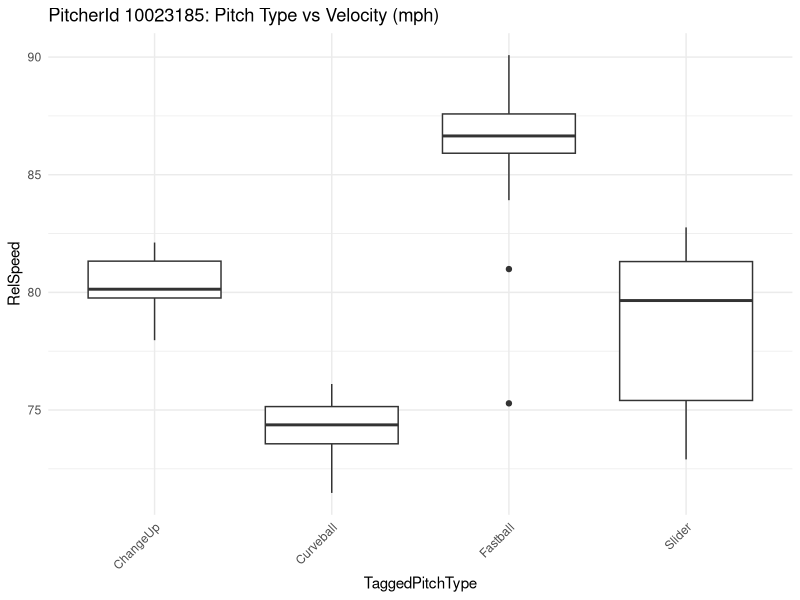
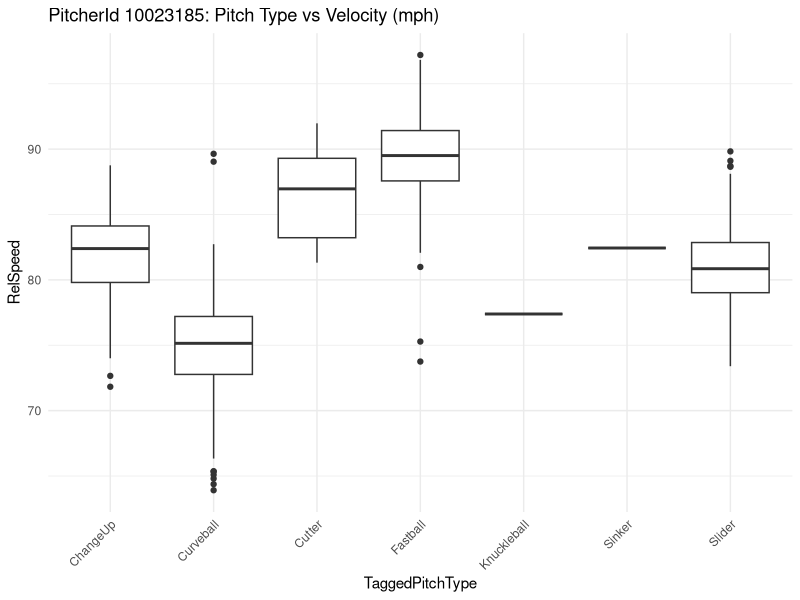
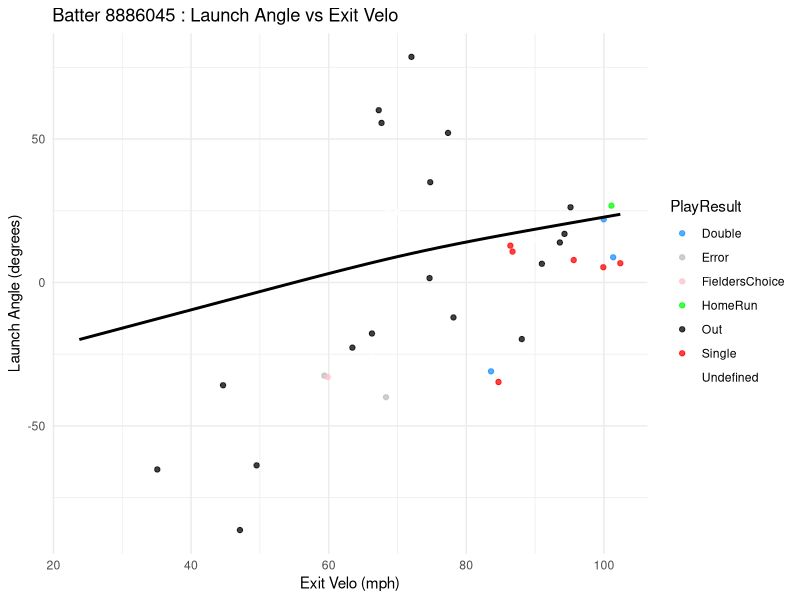
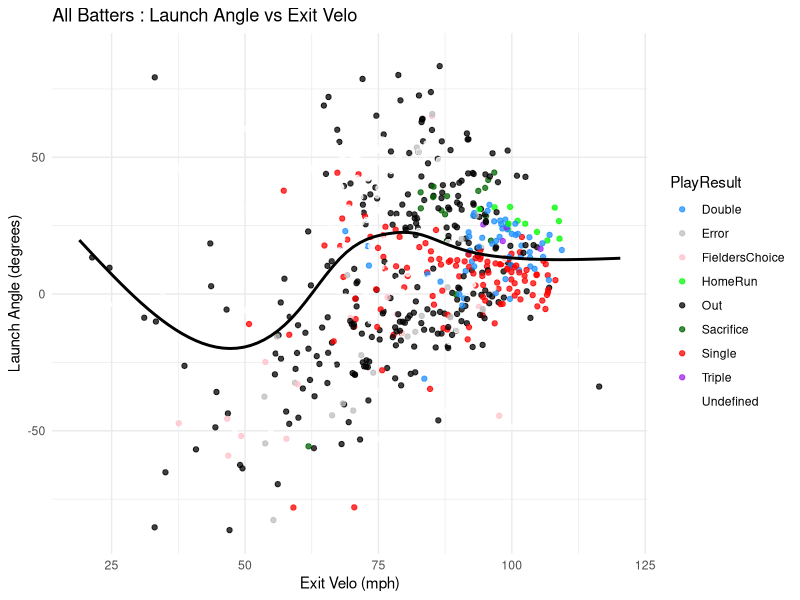
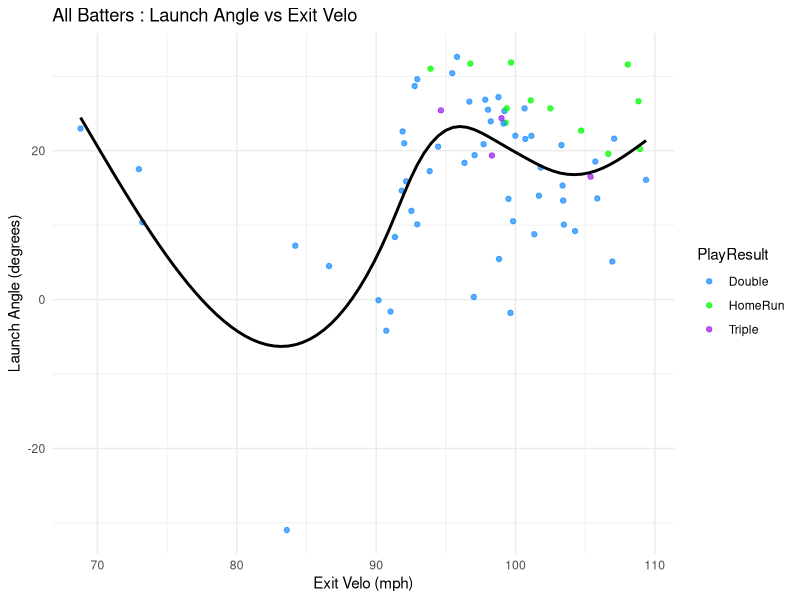
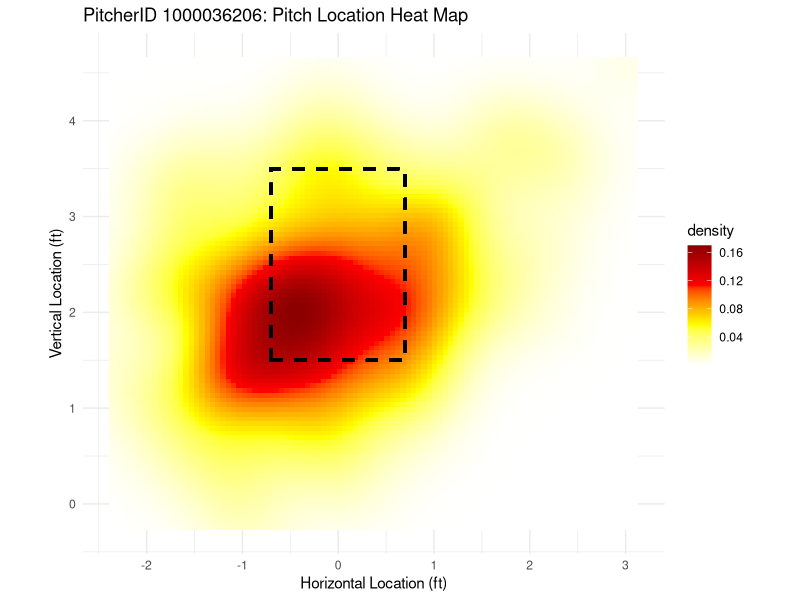
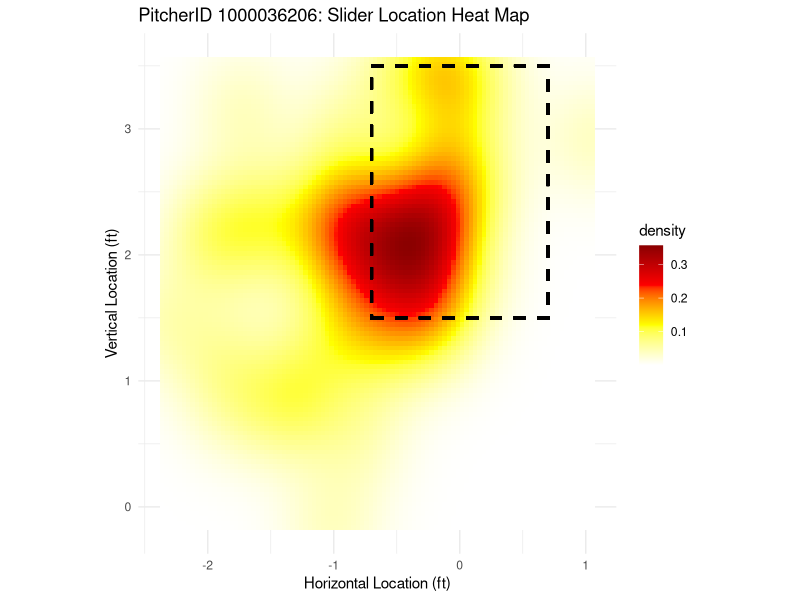
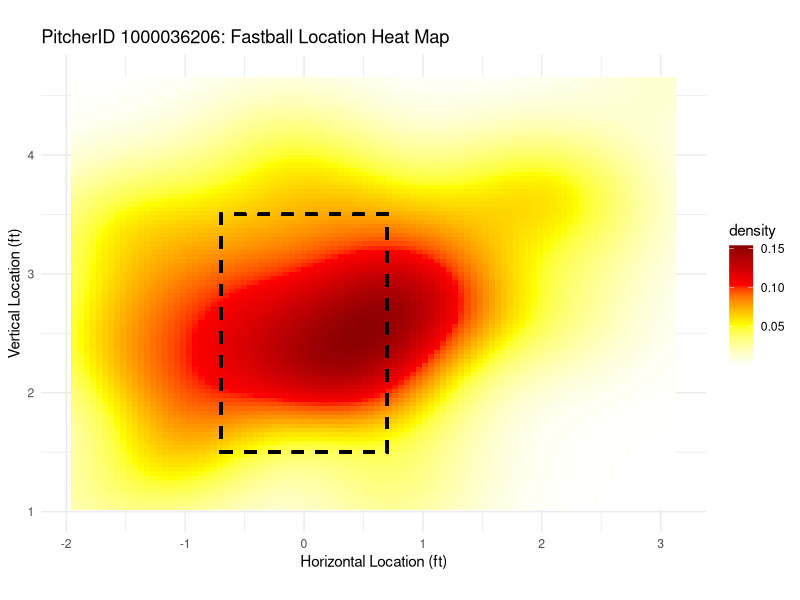

Source code (R) for these figures, in order:
## ---- chunk 1
# Load the libraries
library(ggplot2)
library(dplyr)
## ---- chunk 2
# Load the data
setwd("/Users/jrod/Education/FSU/SPM5708/Data")
data <- read.csv("Track_Combo.csv")
## ---- chunk 3
# Filter the data for PitcherId 10023185
inf1_pitching_data <- data %>% filter(PitcherId == "10023185")

# Create a box plot of the pitch velocities separated by pitch type
velocity_by_type_boxplot <- ggplot(inf1_pitching_data, aes(x = TaggedPitchType, y = RelSpeed)) + geom_boxplot() + labs(title = 'PitcherId 10023185: Pitch Type vs Velocity (mph)') + theme_minimal() + theme(axis.text.x = element_text(angle = 45, hjust = 1))

print(velocity_by_type_boxplot)

## ---- chunk 4
# Now I want to isolate pitches that resulted in a strike throughout the enitre dataset to see if there is any overlap or trend

# Filter the data for PitchCall = StrikeCalled or StrikeSwinging or FoulBall
strikes_pitching_data <- data %>% filter(PitchCall == "StrikeCalled" |PitchCall == "StrikeSwinging" | PitchCall == "FoulBall")

# Create a box plot of the pitch velocities separated by pitch type
strikes_velocity_by_type_boxplot <- ggplot(strikes_pitching_data, aes(x = TaggedPitchType, y = RelSpeed)) + geom_boxplot() + labs(title = 'PitcherId 10023185: Pitch Type vs Velocity (mph)') + theme_minimal() + theme(axis.text.x = element_text(angle = 45, hjust = 1))

print(strikes_velocity_by_type_boxplot)
## ---- chunk 5
# Filter the data for BatterID 8886045
inf2_batting_data <- data %>% filter(BatterId == "8886045")
## ---- chunk 6
# Create a scatter plot with a GAM for Launch Angle vs Exit Velocity
launch_exit_scatterplot <- ggplot(inf2_batting_data, aes(x = ExitSpeed, y = Angle, color = PlayResult)) + geom_point(alpha = .75) + scale_color_manual(values = c('Single' = 'red', 'Double' = 'dodgerblue', 'Triple' = 'purple', 'HomeRun' = 'green', 'Error' = 'grey', 'Out' = 'black', 'Undefined' = 'white', 'FieldersChoice' = 'pink', 'Sacrifice' = 'darkgreen')) + geom_smooth(method = 'gam', se = FALSE, color = 'black') + labs(title = 'Batter 8886045 : Launch Angle vs Exit Velo', x = 'Exit Velo (mph)', y = 'Launch Angle (degrees)') + theme_minimal()
print(launch_exit_scatterplot)
## ---- chunk 7
# Run this for all of the batters
# Create a scatter plot with a GAM for Launch Angle vs Exit Velocity
total_launch_exit_scatterplot <- ggplot(data, aes(x = ExitSpeed, y = Angle, color = PlayResult)) + geom_point(alpha = .75) + scale_color_manual(values = c('Single' = 'red', 'Double' = 'dodgerblue', 'Triple' = 'purple', 'HomeRun' = 'green', 'Error' = 'grey', 'Out' = 'black', 'Undefined' = 'white', 'FieldersChoice' = 'pink', 'Sacrifice' = 'darkgreen')) + geom_smooth(method = 'gam', se = FALSE, color = 'black') + labs(title = 'All Batters : Launch Angle vs Exit Velo', x = 'Exit Velo (mph)', y = 'Launch Angle (degrees)') + theme_minimal()
print(total_launch_exit_scatterplot)
## ---- chunk 8
# Lastly, I decided to filter out only XBH
# Filter the data for PlayResult = 'Double', 'Triple', or 'HomeRun' (Essentially, this is saying: Given that a player got an XBH, what was his Exit Velo / Launch Angle)
xbh_batting_data <- data %>% filter(PlayResult == "Double" | PlayResult == "Triple" | PlayResult == "HomeRun")
## ---- chunk 9
# Create a scatter plot with a GAM for Launch Angle vs Exit Velocity
xbh_launch_exit_scatterplot <- ggplot(xbh_batting_data, aes(x = ExitSpeed, y = Angle, color = PlayResult)) + geom_point(alpha = .75) + scale_color_manual(values = c('Double' = 'dodgerblue', 'Triple' = 'purple', 'HomeRun' = 'green')) + geom_smooth(method = 'gam', se = FALSE, color = 'black') + labs(title = 'All Batters : Launch Angle vs Exit Velo', x = 'Exit Velo (mph)', y = 'Launch Angle (degrees)') + theme_minimal()
print(xbh_launch_exit_scatterplot)
## ---- chunk 10
# Filter the data for PitcherID 1000036206
inf3_pitching_data <- data %>% filter(PitcherId == "1000036206")

# Create a pitch location heat map
inf3_pitch_location_heatmap <- ggplot(inf3_pitching_data, aes(x = PlateLocSide, y = PlateLocHeight)) + stat_density_2d(aes(fill = ..density..), geom = 'tile', contour = FALSE, bins = 50) + scale_fill_gradientn(colors = c('white', 'yellow', 'red', 'darkred')) + geom_rect(aes(xmin = -.7, xmax = .7, ymin = 1.5, ymax = 3.5), fill = NA, color = 'black', linetype = 'dashed', size = 1) + labs(title = 'PitcherID 1000036206: Pitch Location Heat Map', x = 'Horizontal Location (ft)', y = 'Vertical Location (ft)') + theme_minimal() + coord_fixed(ratio = 1)

# Plot the pitch location heat map
print(inf3_pitch_location_heatmap)
## ---- chunk 11
# First, I need to check what pitches PitcherID 1000036206 throws
unique(data$TaggedPitchType[data$PitcherId == '1000036206'])
## ---- chunk 12
# Now I can copy the code from the heat map above while distinguishing the 3 pitch types
# Slider
# Filter the data for PitcherID 1000036206 sliders
slider_pitching_data <- data %>% filter(PitcherId == "1000036206", TaggedPitchType == 'Slider')

# Create a pitch location heat map
slider_pitch_location_heatmap <- ggplot(slider_pitching_data, aes(x = PlateLocSide, y = PlateLocHeight)) + stat_density_2d(aes(fill = ..density..), geom = 'tile', contour = FALSE, bins = 50) + scale_fill_gradientn(colors = c('white', 'yellow', 'red', 'darkred')) + geom_rect(aes(xmin = -.7, xmax = .7, ymin = 1.5, ymax = 3.5), fill = NA, color = 'black', linetype = 'dashed', size = 1) + labs(title = 'PitcherID 1000036206: Slider Location Heat Map', x = 'Horizontal Location (ft)', y = 'Vertical Location (ft)') + theme_minimal() + coord_fixed(ratio = 1)

# Plot the pitch location heat map
print(slider_pitch_location_heatmap)
## ---- chunk 13
# Fastball
# Filter the data for PitcherID 1000036206 fastballs
fastball_pitching_data <- data %>% filter(PitcherId == "1000036206", TaggedPitchType == 'Fastball')

# Create a pitch location heat map
fastball_pitch_location_heatmap <- ggplot(fastball_pitching_data, aes(x = PlateLocSide, y = PlateLocHeight)) + stat_density_2d(aes(fill = ..density..), geom = 'tile', contour = FALSE, bins = 50) + scale_fill_gradientn(colors = c('white', 'yellow', 'red', 'darkred')) + geom_rect(aes(xmin = -.7, xmax = .7, ymin = 1.5, ymax = 3.5), fill = NA, color = 'black', linetype = 'dashed', size = 1) + labs(title = 'PitcherID 1000036206: Fastball Location Heat Map', x = 'Horizontal Location (ft)', y = 'Vertical Location (ft)') + theme_minimal() + coord_fixed(ratio = 1)

# Plot the pitch location heat map
print(fastball_pitch_location_heatmap)
## ---- chunk 14
# Changeup
# Filter the data for PitcherID 1000036206 changeups
changeup_pitching_data <- data %>% filter(PitcherId == "1000036206", TaggedPitchType == 'ChangeUp')

# Create a pitch location heat map
changeup_pitch_location_heatmap <- ggplot(changeup_pitching_data, aes(x = PlateLocSide, y = PlateLocHeight)) + stat_density_2d(aes(fill = ..density..), geom = 'tile', contour = FALSE, bins = 50) + scale_fill_gradientn(colors = c('white', 'yellow', 'red', 'darkred')) + geom_rect(aes(xmin = -.7, xmax = .7, ymin = 1.5, ymax = 3.5), fill = NA, color = 'black', linetype = 'dashed', size = 1) + labs(title = 'PitcherID 1000036206: Changeup Location Heat Map', x = 'Horizontal Location (ft)', y = 'Vertical Location (ft)') + theme_minimal() + coord_fixed(ratio = 1)

# Plot the pitch location heat map
print(changeup_pitch_location_heatmap)
## ---- chunk 15
# Sliders
num_sliders <-sum(data$PitcherId == '1000036206' & data$TaggedPitchType == "Slider")
cat("PitcherId 1000036206 threw", num_sliders, 'sliders \n')
# Fastballs
num_fastballs <-sum(data$PitcherId == '1000036206' & data$TaggedPitchType == "Fastball")
cat("PitcherId 1000036206 threw", num_fastballs, 'fastballs \n')
# ChangeUps
num_changeups <-sum(data$PitcherId == '1000036206' & data$TaggedPitchType == "ChangeUp")
cat("PitcherId 1000036206 threw", num_changeups, 'changeups \n')
